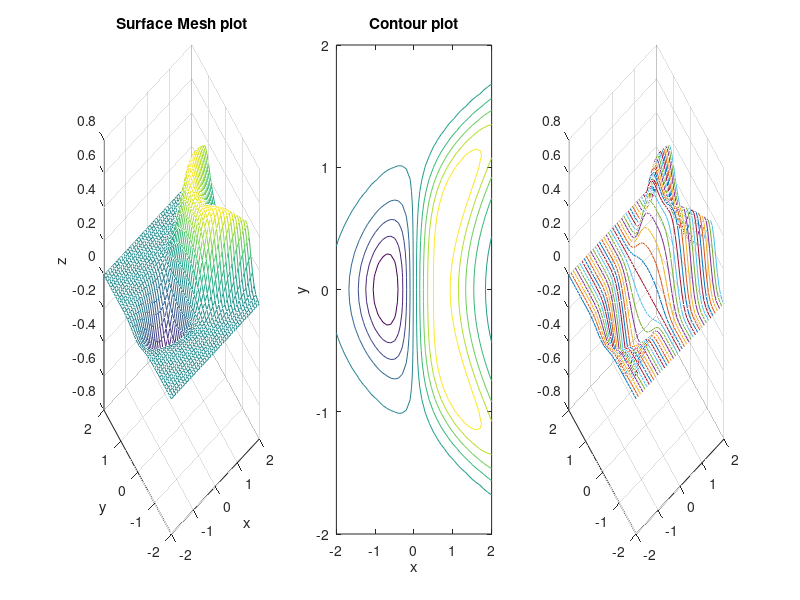

Write the MATLAB code that produced this figure.
[x,y]=meshgrid(-2:0.1:2);
z=x.*exp(-((x-y.^2).^2+y.^2));
subplot(1,3,1), mesh(x,y,z) 
xlabel('x'), ylabel('y'), zlabel('z'), title('Surface Mesh plot')
subplot(1,3,2), contour(x,y,z) 
xlabel('x'), ylabel('y'), zlabel('z'), title('Contour plot')
subplot(1,3,3), plot3(x,y,z), grid on
